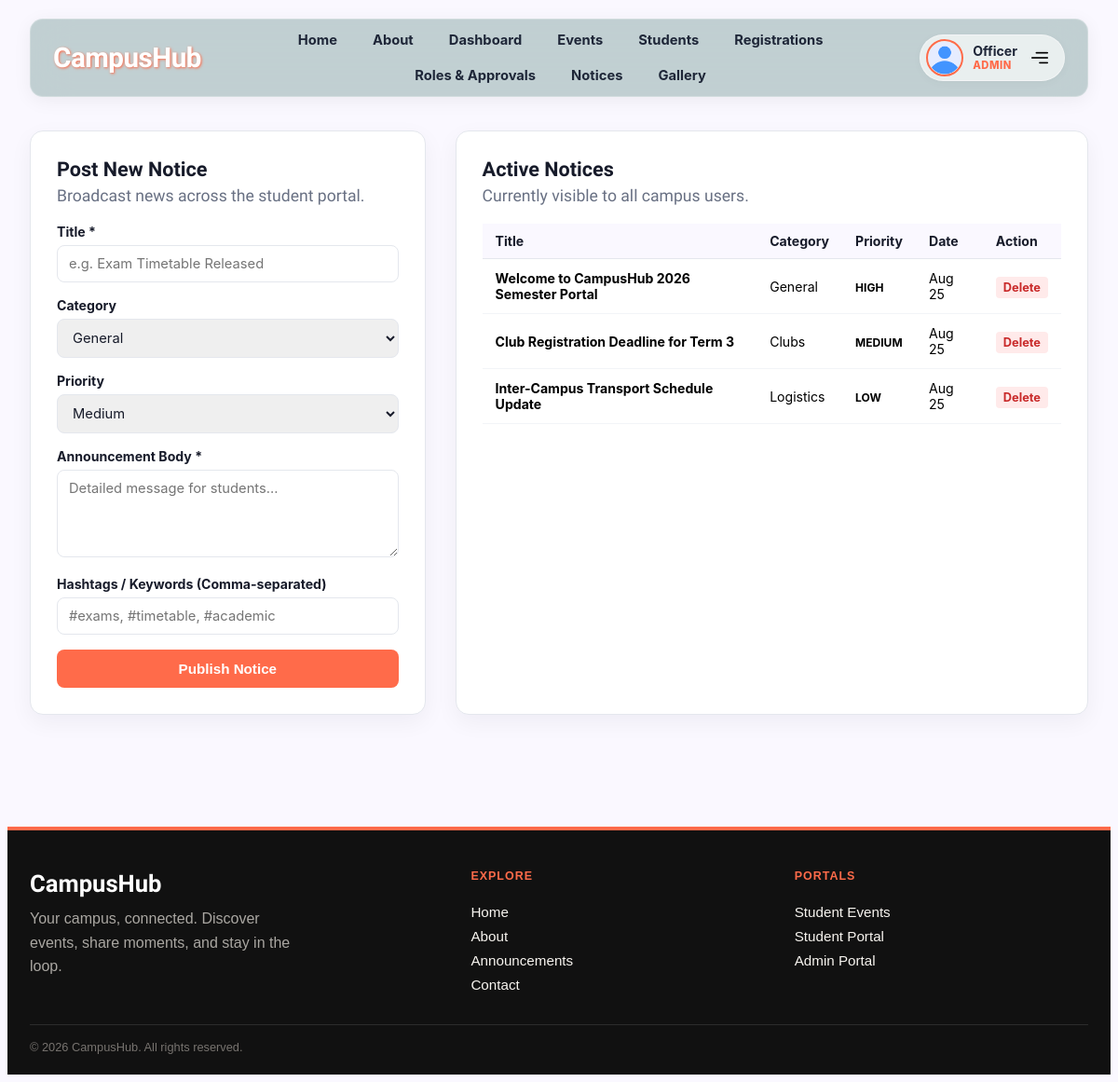
The app's page /admin/manage_announcements.php (signed in) with its own data.
### tables this page shows
CREATE TABLE IF NOT EXISTS `announcements` (
  `announcement_id` INT AUTO_INCREMENT PRIMARY KEY,
  `title` VARCHAR(255) NOT NULL,
  `content` TEXT NOT NULL,
  `category` VARCHAR(50) NOT NULL DEFAULT 'General',
  `priority` ENUM('low', 'medium', 'high', 'urgent') DEFAULT 'medium',
  `admin_admin_id` INT NULL,
  `meta_data` JSON NULL,
  `created_at` TIMESTAMP DEFAULT CURRENT_TIMESTAMP,
  CONSTRAINT `fk_announcements_admin` FOREIGN KEY (`admin_admin_id`) REFERENCES `admin` (`admin_id`) ON DELETE SET NULL
);

### includes/db.php (called while the page is built, shortened)
<?php
class Database
{
  private static $connection = null;
  public static function getConnection()
  {
    if (self::$connection === null) {
      $conn = @new mysqli(DB_HOST, DB_USER, DB_PASS, DB_NAME, 3306);
      $conn->set_charset("utf8mb4");
      self::$connection = $conn;
    }
    return self::$connection;
  }
  public static function search($query, $types = null, $params = [])
  {
    $conn = self::getConnection();
    $statement = $conn->prepare($query);
    $statement->execute();
    $result = $statement->get_result();
    return $result;
  }
}

### admin/manage_announcements.php (the view, shortened to what this page needs)
<?php
require_once '../includes/header.php';
require_once '../includes/db.php';
$announcements = [];
$res = Database::search("SELECT * FROM announcements ORDER BY created_at DESC");
if ($res && $res->num_rows > 0) {
    while ($row = $res->fetch_assoc()) {
        $announcements[] = $row;
    }
}
?>
<main class="page-container">
  <div class="admin-layout">
    <div class="form-card">
      <h2>Post New Notice</h2>
      <p class="subtitle">Broadcast news across the student portal.</p>
      <form action="manage_announcements.php" method="POST">
        <div class="form-group">
          <label for="title">Title *</label>
          <input type="text" id="title" name="title" class="form-control" placeholder="e.g. Exam Timetable Released" required>
        </div>
        <div class="form-group">
          <label for="category">Category</label>
          <select id="category" name="category" class="form-control">
            <option value="General">General</option>
          </select>
        </div>
        <div class="form-group">
          <label for="priority">Priority</label>
          <select id="priority" name="priority" class="form-control">
            <option value="medium" selected>Medium</option>
          </select>
        </div>
        <div class="form-group">
          <label for="content">Announcement Body *</label>
          <textarea id="content" name="content" class="form-control" rows="4" placeholder="Detailed message for students..." required></textarea>
        </div>
        <div class="form-group">
          <label for="tags">Hashtags / Keywords (Comma-separated)</label>
          <input type="text" id="tags" name="tags" class="form-control" placeholder="#exams, #timetable, #academic">
        </div>
        <button type="submit" class="btn-submit">Publish Notice</button>
      </form>
    </div>
    <div class="table-card">
      <h2>Active Notices</h2>
      <p class="subtitle">Currently visible to all campus users.</p>
      <table>
        <thead>
          <tr>
            <th>Title</th>
            <th>Category</th>
            <th>Priority</th>
            <th>Date</th>
            <th>Action</th>
          </tr>
        </thead>
        <tbody>
          <?php if (empty($announcements)): ?>
            <tr><td colspan="5" style="text-align: center; color: var(--muted);">No notices posted yet.</td></tr>
          <?php else: ?>
            <?php foreach ($announcements as $a): ?>
              <tr>
                <td><strong><?php echo htmlspecialchars($a['title']); ?></strong></td>
                <td><?php echo htmlspecialchars($a['category']); ?></td>
                <td><span style="text-transform: uppercase; font-size: 0.75rem; font-weight: bold;"><?php echo htmlspecialchars($a['priority']); ?></span></td>
                <td><?php echo date('M d', strtotime($a['created_at'])); ?></td>
                <td>
                  <a href="manage_announcements.php?delete_id=<?php echo htmlspecialchars($a['announcement_id']); ?>" class="btn-delete" onclick="return confirm('Delete this announcement?');">Delete</a>
                </td>
              </tr>
            <?php endforeach; ?>
          <?php endif; ?>
        </tbody>
      </table>
    </div>
  </div>
</main>
<?php
require_once '../includes/footer.php';
?>

### assets/css/style.css (style rules this page uses)
body { background-color: #faf8ff; font-family: 'Archivo Black', sans-serif; }

### admin/manage_announcements.php (style rules this page uses)
.page-container { --ink: #171b2a; --muted: #687083; --line: #e4e7ed; --coral: #FF6B4A; width: 100%; padding: 0 24px 64px; box-sizing: border-box; }
.admin-layout { width: 100%; max-width: 1200px; margin: 36px auto 0; display: grid; grid-template-columns: 1fr 1.6fr; gap: 32px; }
.form-card, .table-card { background: #ffffff; border: 1px solid var(--line); border-radius: 14px; padding: 28px; box-shadow: 0 8px 24px rgba(23, 27, 42, 0.05); }
.form-card h2, .table-card h2 { margin: 0 0 6px; color: var(--ink); font-size: 1.35rem; }
.subtitle { margin: 0 0 20px; color: var(--muted); font-family: 'Cabin Sketch', cursive; font-size: 1.1rem; }
.form-group { margin-bottom: 16px; }
.form-group label { display: block; margin-bottom: 6px; font-weight: 700; color: var(--ink); font-size: 0.88rem; font-family: -apple-system, BlinkMacSystemFont, "Segoe UI", Roboto, sans-serif; }
.form-control { width: 100%; padding: 10px 12px; border: 1.5px solid var(--line); border-radius: 8px; font-size: 0.92rem; color: var(--ink); box-sizing: border-box; font-family: -apple-system, BlinkMacSystemFont, "Segoe UI", Roboto, sans-serif; }
.btn-submit { width: 100%; background-color: var(--coral); color: #ffffff; padding: 12px; border: none; border-radius: 8px; font-weight: bold; font-size: 0.95rem; cursor: pointer; }
table { width: 100%; border-collapse: collapse; font-family: -apple-system, BlinkMacSystemFont, "Segoe UI", Roboto, sans-serif; font-size: 0.88rem; margin-top: 10px; }
th { background: #faf8ff; text-align: left; padding: 10px 14px; font-weight: 700; color: var(--ink); border-bottom: 1px solid var(--line); }
td { padding: 12px 14px; border-bottom: 1px solid #f2f4f7; }
.btn-delete { color: #c92a2a; text-decoration: none; font-weight: bold; font-size: 0.8rem; padding: 4px 8px; border-radius: 4px; background: #ffeaea; }

### records on screen
announcements: title "Welcome to CampusHub 2026 Semester Portal", category "General", priority "HIGH", created_at "Aug 25"
announcements: title "Club Registration Deadline for Term 3", category "Clubs", priority "MEDIUM", created_at "Aug 25"
announcements: title "Inter-Campus Transport Schedule Update", category "Logistics", priority "LOW", created_at "Aug 25"

### other values on screen
$user_name "Officer"
str_replace('_', ' ', $user_role) "ADMIN"
